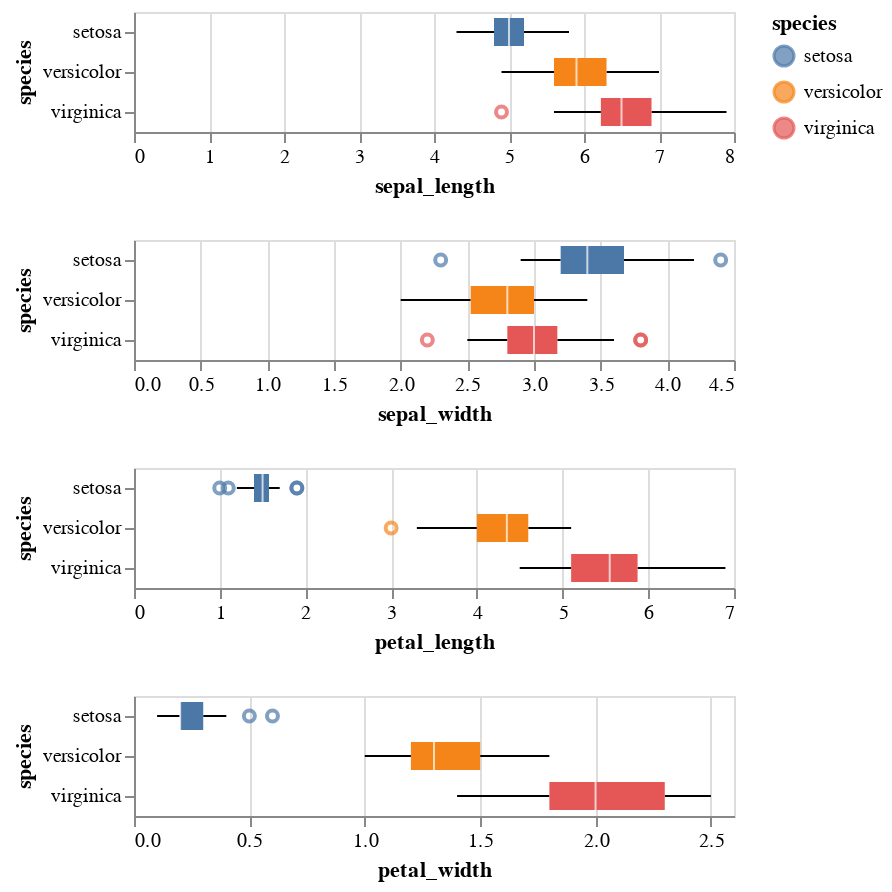

Notebook source saved alongside this figure:
### Code cell
# EDA Boxplot
species_boxplot = alt.Chart(iris).mark_boxplot().encode(
    x = alt.X(alt.repeat('row'), type="quantitative"),
    y = 'species',
    color = 'species'
    ).repeat(
        row = ['sepal_length', 'sepal_width', 'petal_length', 'petal_width']
    )

species_boxplot

### Figure 1 — Vega-Lite specification as saved in the notebook (floating-point values rounded to 4 significant figures; data arrays with more than 128 entries replaced by an {"elided": "..."} marker saying what was removed)
{"config": {"view": {"continuousWidth": 300, "continuousHeight": 300}}, "repeat": {"row": ["sepal_length", "sepal_width", "petal_length", "petal_width"]}, "spec": {"data": {"name": "data-3a191f69da972c40738d695fb9f41d2b"}, "mark": {"type": "boxplot"}, "encoding": {"color": {"field": "species", "type": "nominal"}, "x": {"field": {"repeat": "row"}, "type": "quantitative"}, "y": {"field": "species", "type": "nominal"}}}, "$schema": "https://vega.github.io/schema/vega-lite/v5.20.1.json", "datasets": {"data-3a191f69da972c40738d695fb9f41d2b": {"elided": "150 records"}}}
